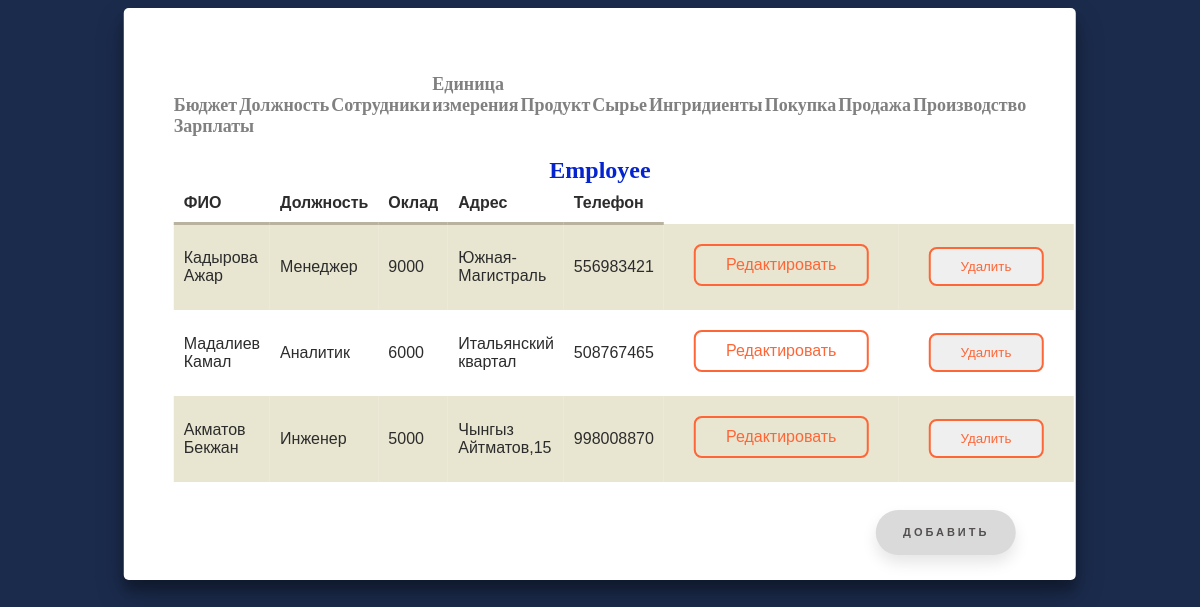
Screenshot of /employee with the database file from the repository.
### modul/models.py (models this page shows, shortened)
class Employees(models.Model):
    Full_name = models.CharField("ФИО",max_length=225)
    Position = models.ForeignKey(Jobposition,verbose_name = "Должность",null=True,on_delete=models.CASCADE)
    Salary = models.IntegerField("Оклад",default=0)
    Address = models.CharField("Адрес",max_length=150)
    Phone = models.IntegerField("Телефон",default=0)
    class Meta:
        verbose_name = 'Сотрудник'
        verbose_name_plural = 'Сотрудники'

class Jobposition(models.Model):
    Position = models.CharField('Должность',max_length=100)
    class Meta:
        verbose_name = 'Должность'
        verbose_name_plural = 'Должности'

### modul/views.py (the view)
# urls.py: path("employee",views.EmployeeView.as_view(), name = 'employee'),
class EmployeeView(ListView):
    model = Employees
    template_name = 'modul/employee.html'
    context_object_name = 'employees'

### modul/templates/modul/employee.html
{% extends "modul/home.html"%}
{% block content %}
<h2>Employee</h2>
<table>
  <tr>
      <th>ФИО</th>
      <th>Должность</th>
      <th>Оклад</th>
      <th>Адрес</th>
      <th>Телефон</th>
  </tr>
  {% for employee in employees %}
      <tr>
          <td>{{ employee.Full_name }}</td>
          <td>{{ employee.Position.Position }}</td>
          <td>{{ employee.Salary }}</td>
          <td>{{ employee.Address }}</td>
          <td>{{ employee.Phone }}</td>
          <td>
              <a href="{% url 'employeeupdate' employee.id %}" class="shine-button">Редактировать</a>
          </td>
          <td>
              <form id="delete_form" action="{% url 'employeedelete' employee.id %}" method="post">{% csrf_token %}
                  <button type="submit" class="shine-button">Удалить</button>
              </form>
          </td>
      </tr>
  {% endfor %}
</table><br>
<a href="{% url 'createemployee' %}" class="floating-button">Добавить</a>
{% endblock %}

### static/modul/css/main.css (style rules this page uses)
table { font-family: "Lucida Sans Unicode", "Lucida Grande", Sans-Serif; border-collapse: collapse; color: #2c2c2c; margin: auto; }
th { border-bottom: 3px solid #B9B29F; padding: 10px; text-align: left; }
td { padding: 10px; }
tr:nth-child(odd) { background: white; }
tr:nth-child(even) { background: #E8E6D1; }
.tabs h2 { text-align: center; font-family: "Montserrat"; color: #0523cf; font-weight: bold; padding: 10px 0 0 0; margin: 0; }
.shine-button { text-decoration: none; display: inline-block; padding: 10px 30px; margin: 10px 20px; position: relative; overflow: hidden; border: 2px solid #fe6637; border-radius: 8px; font-family: 'Montserrat', sans-serif; color: #fe6637; transition: .2s ease-in-out; }
.shine-button:before { content: ""; background: linear-gradient(90deg, rgba(255, 255, 255, .1), rgba(255, 255, 255, .5)); height: 50px; width: 50px; position: absolute; top: -8px; left: -75px; transform: skewX(-45deg); }
.floating-button { text-decoration: none; display: inline-block; width: 140px; height: 45px; line-height: 45px; border-radius: 45px; margin: 10px 20px; font-family: 'Montserrat', sans-serif; font-size: 11px; text-transform: uppercase; text-align: center; letter-spacing: 3px; font-weight: 600; color: #524f4e; background: rgb(218, 218, 218); box-shadow: 0 8px 15px rgba(0, 0, 0, .1); transition: .3s; position: absolute; right: 0; margin-right: 60px; }

### rows the page displays
Employees: Full_name "Кадырова Ажар", Position.Position "Менеджер", Salary "9000", Address "Южная-Магистраль", Phone "556983421"
Employees: Full_name "Мадалиев Камал", Position.Position "Аналитик", Salary "6000", Address "Итальянский квартал", Phone "508767465"
Employees: Full_name "Акматов Бекжан", Position.Position "Инженер", Salary "5000", Address "Чынгыз Айтматов,15", Phone "998008870"
